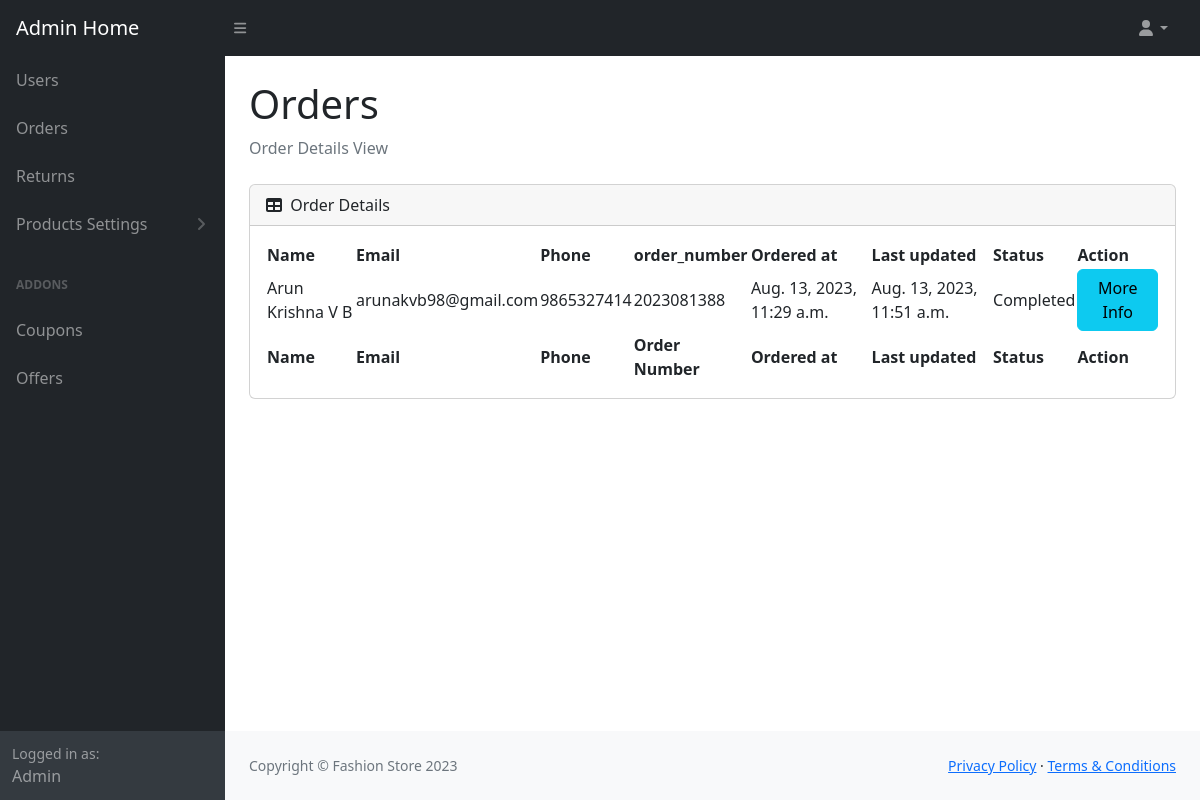
/admin_order_details_view/ (signed in), run on the app's committed database.
### store/models.py (models this page shows, shortened)
class Order(models.Model):
	STATUS = (
	('Pending', 'Pending'),
	('New', 'New'),
	('Accepted', 'Accepted'),
	('Completed', 'Completed'),
	('Cancelled', 'Cancelled'),)
	user = models.ForeignKey(User, on_delete=models.SET_NULL, null=True)
	payment = models.ForeignKey(Payment, on_delete=models.SET_NULL, blank=True, null=True)
	order_number = models.CharField(max_length=20)
	first_name = models.CharField(max_length=50)
	last_name = models.CharField(max_length=50)
	phone = models.CharField(max_length=15)
	email = models.EmailField(max_length=50)
	address_line_1 = models.CharField(max_length=50)
	address_line_2 = models.CharField(max_length=50, blank=True)
	country = models.CharField(max_length=50)
	state = models.CharField(max_length=50)
	city= models.CharField(max_length=50)
	pincode = models.CharField(max_length=10)
	order_total = models.FloatField()
	tax = models.FloatField()
	status = models.CharField(max_length=10, choices=STATUS, default='New')
	ip = models.CharField(blank=True, max_length=20)
	is_ordered = models.BooleanField(default=False)
	created_at = models.DateTimeField(auto_now_add=True)
	updated_at = models.DateTimeField(auto_now=True)

### store/views.py (the view)
# urls.py: path('admin_order_details_view/', views.admin_order_details_view, name='admin_order_details_view'),
@login_required(login_url='admin_login')
def admin_order_details_view(request):
    order_list = Order.objects.filter(is_ordered=True).order_by('-created_at')
    context = {'order_list':order_list}
    return render(request, 'admin_main/admin_order_details_view.html',context)

### store/context_processors.py (called while the page is built)
def category_list_processor(request):
    category_list = Category.objects.all()
    return {'category_list': category_list}

def cart_counter(request):
    cart_count = 0
    try:
        if request.user.is_authenticated:
            cart_items = CartItems.objects.all().filter(user=request.user)
        else:
            cart = uCart.objects.filter(cart_id=_cart_id(request))
            cart_items = CartItems.objects.all().filter(cart=cart[:1])
        for cart_item in cart_items:
            cart_count += cart_item.quantity
    except uCart.DoesNotExist:
        cart_count=0
    return dict(cart_count=cart_count)

def wish_counter(request):
    if request.user.is_authenticated:
        wish_items = WishList.objects.filter(user=request.user)
    else:
        guest = Guest.objects.filter(guest_id=_wishlist_id(request)).first()
        if guest:
            wish_items = WishList.objects.filter(guest=guest)
        else:
            wish_items = []
    wish_count = wish_items.count() if wish_items else 0
    return {'wish_count': wish_count}

def notification_counter(request):
    if request.user.is_authenticated:
        notifications = Notification.objects.filter(user=request.user,is_read=False)
        noti_count = notifications.count() if notifications else 0
        return dict(noti_count=noti_count)
    else:
        return dict(noti_count=0)

### store/templates/admin_main/admin_order_details_view.html (shortened to what this page needs)
{%extends 'admin_main/admin_base.html'%}
{%load static%}
{%block body%}
{% if user.is_authenticated and user.is_staff%}
<main>
    <div class="container-fluid px-4">
    <h1 class="mt-4">Orders</h1>
    <ol class="breadcrumb mb-4">
    <li class="breadcrumb-item active">Order Details View</li>
    </ol>
        <div class="card mb-4">
        <div class="card-header">
        <i class="fas fa-table me-1"></i>
        Order Details
        </div>
            <div class="card-body">
                <table id="datatablesSimple">
                    <thead>
                        <tr>
                            <th>Name</th>
                            <th>Email</th>
                            <th>Phone</th>
                            <th>order_number</th>
                            <th>Ordered at</th>
                            <th>Last updated</th>
                            <th>Status</th>
                            <th>Action</th>
                        </tr>
                    </thead>
                    <tfoot>
                        <tr>
                            <th>Name</th>
                            <th>Email</th>
                            <th>Phone</th>
                            <th>Order Number</th>
                            <th>Ordered at</th>
                            <th>Last updated</th>
                            <th>Status</th>
                            <th>Action</th>
                        </tr>
                    </tfoot>
                    <tbody>
                    {%for order in order_list%}
                        <tr>
                            <td>{{order.first_name}} {{order.last_name}}</td>
                            <td>{{order.email}}</td>
                            <td>{{order.phone}}</td>
                            <td>{{order.order_number}}</td>
                            <td>{{order.created_at}}</td>
                            <td>{{order.updated_at}}</td>
                            <td>{{order.status}}</td>
                            <td>
                            <a class="btn btn-info" href="{%url 'admin_order_info_view' order=order.id%}">More Info</a>
                            </td>
                        </tr>
                    {%endfor%}
                    </tbody>
                </table>
            </div>
        </div>
    </div>
</main>
{%endif%}
{%endblock%}

### data on the page
Order: first_name "Arun Krishna", last_name "V B", email "arunakvb98@gmail.com", phone "9865327414", order_number "2023081388", created_at "Aug. 13, 2023, 11:29 a.m.", updated_at "Aug. 13, 2023, 11:51 a.m.", status "Completed"
